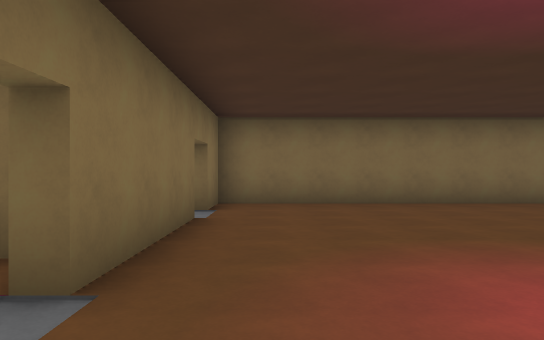
View 1 (above)

16 first-person views from a walk through a 3-D level made in the Godot game engine. The camera is 1.4 m above the floor, looks level and sees 70° across. The floor is counted in squares, 2 m on a side. Each view is taken from the middle of a square. On the plan, view 1 faces up. The plan holds only what a view shows up to about 11 squares ahead; the rest is blank. The place goes on beyond the plan. Characters and animated objects are left out.

View 2
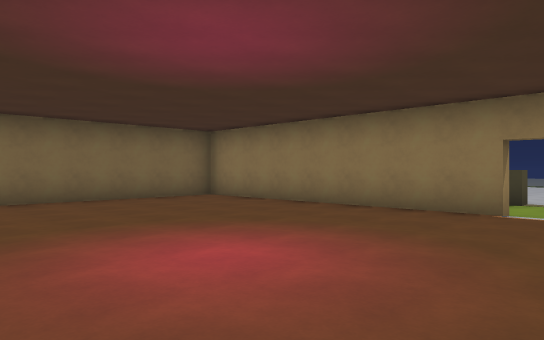

View 3
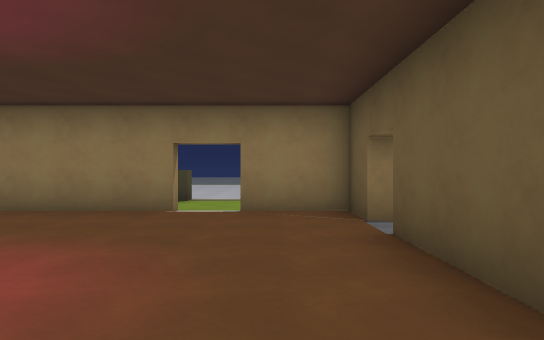

View 4
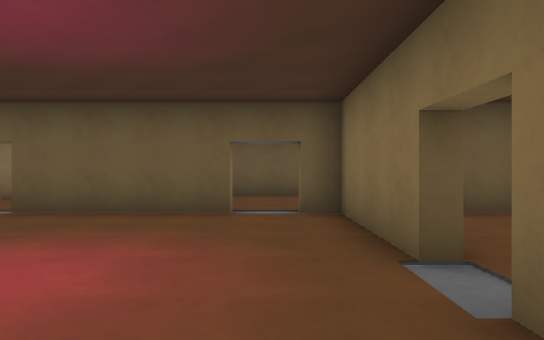

View 5
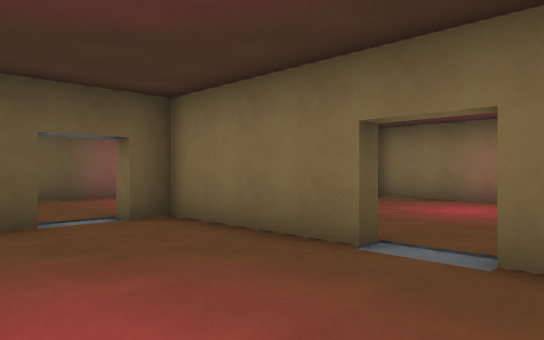

View 6
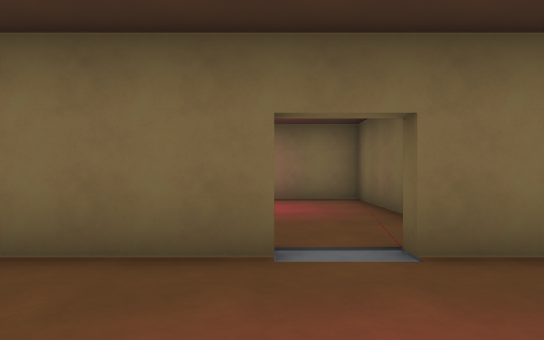

View 7
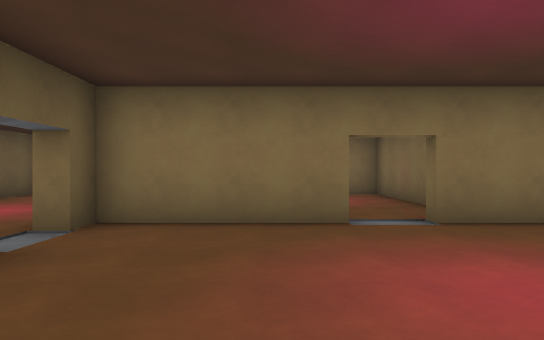

View 8
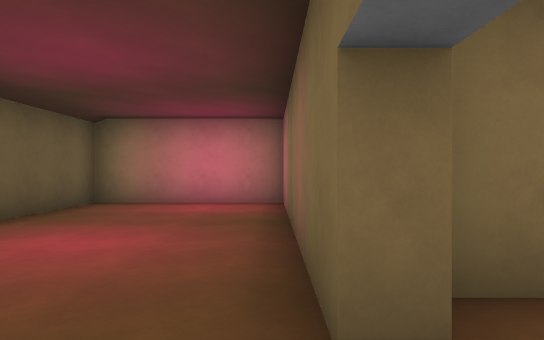

View 9
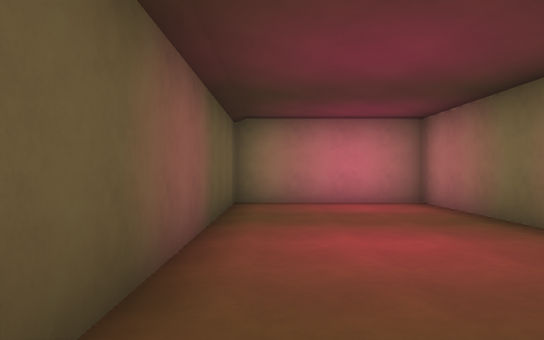

View 10
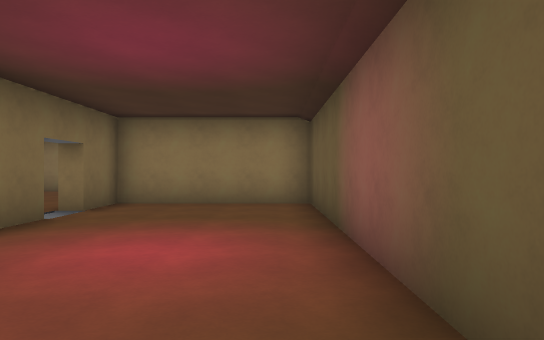

View 11
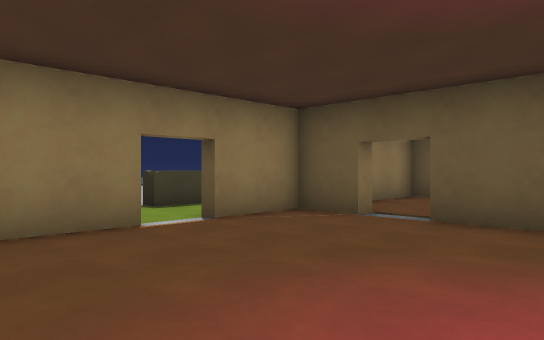

View 12
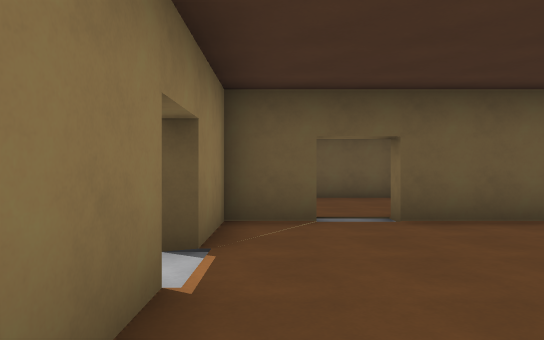

View 13
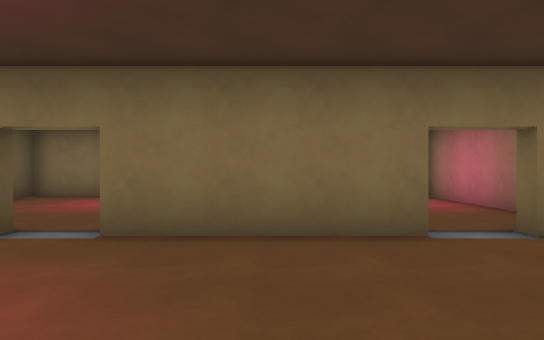

View 14
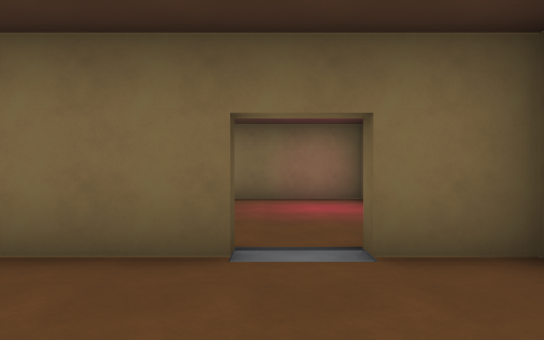

View 15
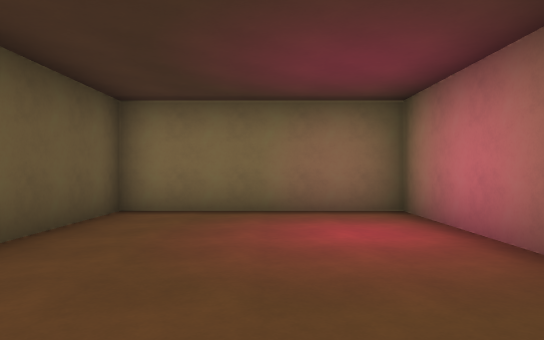

View 16
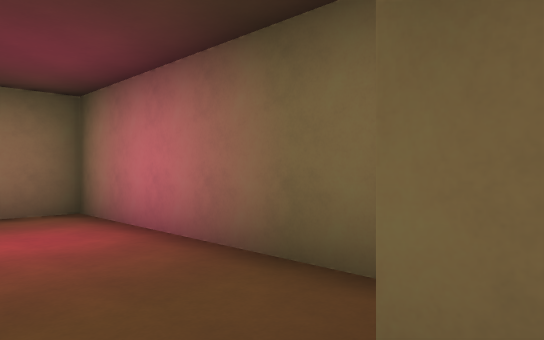

### Floor plan
Ten units are one square. View 1 is at (0, 0); x grows to the right and y downward. Boxes are objects, and circles mark ways between rooms. Rooms are numbered by the first view taken in them; rooms with no view inside come last. Other rooms are left out.
<svg viewBox="-79 -87 154 160">
<path fill="none" stroke="#000" d="M67 -7 67 -82 -11 -82 -11 -67M-11 -11 -11 23M-11 -57 -11 -21M54 23 67 23 67 4M7 28 7 23 42 23M-5 23 -5 28 -74 28 -74 68 21 68 21 28 7 28M-37 -31 -74 -31 -74 23M-40 23 -31 23M-21 -82 -74 -82 -74 -35 -45 -35M54 29 54 23M42 23 42 28M30 68 67 68 67 49"/>
<circle cx="0" cy="20" r="3" fill="#2a7"/>
<circle cx="-10" cy="-20" r="3" fill="#2a7"/>
<circle cx="-10" cy="-60" r="3" fill="#2a7"/>
<circle cx="50" cy="20" r="3" fill="#2a7"/>
<text x="30" y="-30">1</text>
<text x="-30" y="40">2</text>
<text x="-40" y="-10">3</text>
<text x="-40" y="-60">4</text>
<text x="50" y="40">5</text>
</svg>
Room 1 opens to room 2. Room 1 opens to room 3. Room 1 opens to room 4. Room 1 opens to room 5.

Where each view was taken, in squares from view 1:
view 1: 0 up, 0 right, facing up
view 2: 1 down, 0 right, facing up-right
view 3: 1 down, 0 right, facing right
view 4: 4 up, 0 right, facing down
view 5: 3 up, 2 right, facing down-left
view 6: 1 up, 2 right, facing left
view 7: 0 up, 4 right, facing left
view 8: 3 down, 1 right, facing left
view 9: 6 down, 1 right, facing left
view 10: 6 down, 6 left, facing right
view 11: 3 up, 2 right, facing down-right
view 12: 3 up, 6 right, facing down
view 13: 4 up, 3 right, facing left
view 14: 6 up, 2 right, facing left
view 15: 6 up, 1 left, facing left
view 16: 6 up, 1 left, facing up-left
